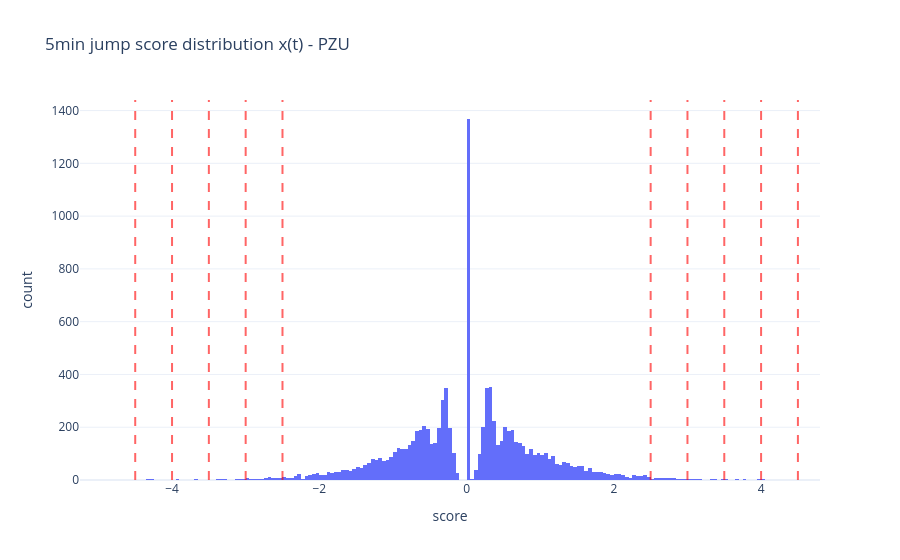
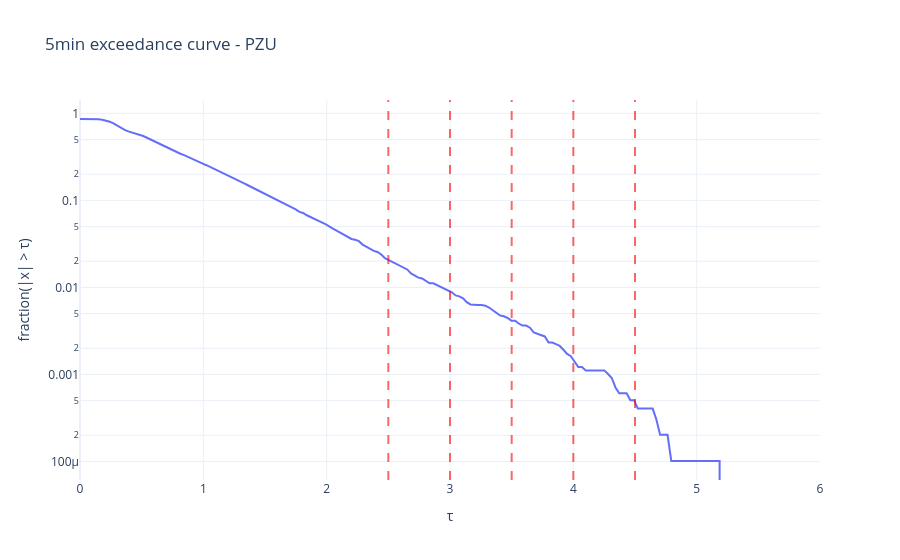
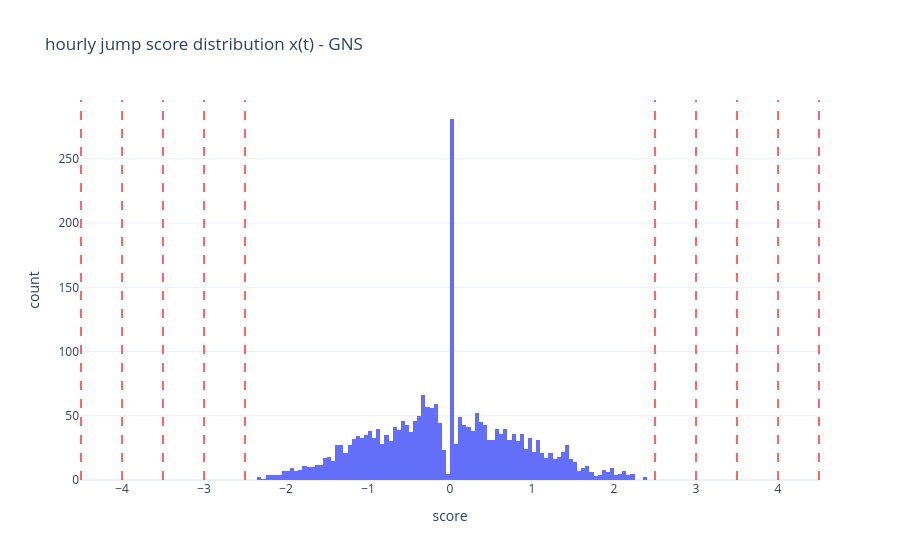
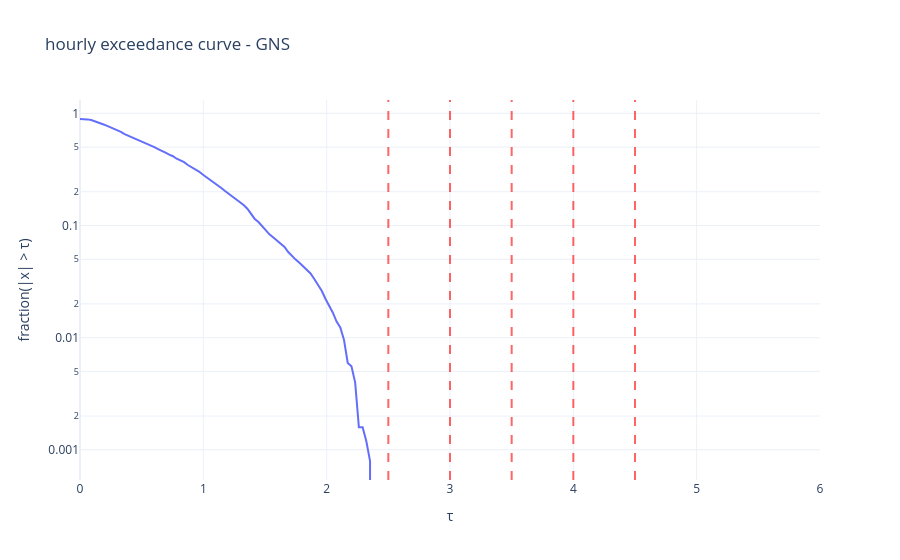

These figures' notebook cell, in order:
### Markdown cell above
### Jump-score distribution (x(t)) on a representative ticker

We compute the full score series once; thresholds only change how many events are selected.

### Code cell
def plot_score_diagnostics(freq: Freq, dfs: Dict[str, pd.DataFrame]) -> None:
    if not dfs:
        return
    sample_ticker, sample_df = max(dfs.items(), key=lambda kv: len(kv[1]))
    scores_df = compute_jump_score(sample_df, price_col="close")
    print(f"[{freq}] Score series for {sample_ticker}: n={len(scores_df)}")

    fig_hist = px.histogram(
        scores_df.reset_index(),
        x="score",
        nbins=200,
        title=f"{freq} jump score distribution x(t) - {sample_ticker}",
    )
    for thr in thresholds_for_freq(freq):
        fig_hist.add_vline(x=thr, line_dash="dash", line_color="red", opacity=0.6)
        fig_hist.add_vline(x=-thr, line_dash="dash", line_color="red", opacity=0.6)
    fig_hist.update_layout(template="plotly_white")
    fig_hist.write_html(out_dir_freq(freq) / f"score_hist_{freq}.html")
    fig_hist.show()

    abs_x = scores_df["score"].abs().to_numpy(dtype=float)
    tau_grid = np.linspace(0.0, max(6.0, float(np.nanpercentile(abs_x, 99.9))), 200)
    tail = [(abs_x > t).mean() for t in tau_grid]

    fig_tail = go.Figure()
    fig_tail.add_trace(go.Scatter(x=tau_grid, y=tail, mode="lines", name="P(|x|>τ)"))
    for thr in thresholds_for_freq(freq):
        fig_tail.add_vline(x=thr, line_dash="dash", line_color="red", opacity=0.6)
    fig_tail.update_layout(
        title=f"{freq} exceedance curve - {sample_ticker}",
        xaxis_title="τ",
        yaxis_title="fraction(|x| > τ)",
        template="plotly_white",
        yaxis_type="log",
    )
    fig_tail.write_html(out_dir_freq(freq) / f"score_exceedance_{freq}.html")
    fig_tail.show()


for freq in ("5min", "hourly", "daily"):
    plot_score_diagnostics(freq, dfs_by_freq[freq])

### Figure 1 — Plotly figure (JSON) as saved in the notebook; plotly's stock layout.template omitted (floating-point values rounded to 4 significant figures; data arrays with more than 128 entries replaced by an {"elided": "..."} marker saying what was removed)
{"data": [{"bingroup": "x", "hovertemplate": "score=%{x}<br>count=%{y}<extra></extra>", "legendgroup": "", "marker": {"color": "#636efa", "pattern": {"shape": ""}}, "name": "", "nbinsx": 200, "orientation": "v", "showlegend": false, "type": "histogram", "x": {"elided": "9882 float values"}, "xaxis": "x", "yaxis": "y"}], "layout": {"barmode": "relative", "legend": {"tracegroupgap": 0}, "shapes": [{"line": {"color": "red", "dash": "dash"}, "opacity": 0.6, "type": "line", "x0": 2.5, "x1": 2.5, "xref": "x", "y0": 0, "y1": 1, "yref": "y domain"}, {"line": {"color": "red", "dash": "dash"}, "opacity": 0.6, "type": "line", "x0": -2.5, "x1": -2.5, "xref": "x", "y0": 0, "y1": 1, "yref": "y domain"}, {"line": {"color": "red", "dash": "dash"}, "opacity": 0.6, "type": "line", "x0": 3, "x1": 3, "xref": "x", "y0": 0, "y1": 1, "yref": "y domain"}, {"line": {"color": "red", "dash": "dash"}, "opacity": 0.6, "type": "line", "x0": -3, "x1": -3, "xref": "x", "y0": 0, "y1": 1, "yref": "y domain"}, {"line": {"color": "red", "dash": "dash"}, "opacity": 0.6, "type": "line", "x0": 3.5, "x1": 3.5, "xref": "x", "y0": 0, "y1": 1, "yref": "y domain"}, {"line": {"color": "red", "dash": "dash"}, "opacity": 0.6, "type": "line", "x0": -3.5, "x1": -3.5, "xref": "x", "y0": 0, "y1": 1, "yref": "y domain"}, {"line": {"color": "red", "dash": "dash"}, "opacity": 0.6, "type": "line", "x0": 4, "x1": 4, "xref": "x", "y0": 0, "y1": 1, "yref": "y domain"}, {"line": {"color": "red", "dash": "dash"}, "opacity": 0.6, "type": "line", "x0": -4, "x1": -4, "xref": "x", "y0": 0, "y1": 1, "yref": "y domain"}, {"line": {"color": "red", "dash": "dash"}, "opacity": 0.6, "type": "line", "x0": 4.5, "x1": 4.5, "xref": "x", "y0": 0, "y1": 1, "yref": "y domain"}, {"line": {"color": "red", "dash": "dash"}, "opacity": 0.6, "type": "line", "x0": -4.5, "x1": -4.5, "xref": "x", "y0": 0, "y1": 1, "yref": "y domain"}], "title": {"text": "5min jump score distribution x(t) - PZU"}, "xaxis": {"anchor": "y", "domain": [0, 1], "title": {"text": "score"}}, "yaxis": {"anchor": "x", "domain": [0, 1], "title": {"text": "count"}}}}

### Figure 2 — Plotly figure (JSON) as saved in the notebook; plotly's stock layout.template omitted (floating-point values rounded to 4 significant figures; data arrays with more than 128 entries replaced by an {"elided": "..."} marker saying what was removed)
{"data": [{"mode": "lines", "name": "P(|x|>τ)", "type": "scatter", "x": {"elided": "200 float values"}, "y": {"elided": "200 float values"}}], "layout": {"shapes": [{"line": {"color": "red", "dash": "dash"}, "opacity": 0.6, "type": "line", "x0": 2.5, "x1": 2.5, "xref": "x", "y0": 0, "y1": 1, "yref": "y domain"}, {"line": {"color": "red", "dash": "dash"}, "opacity": 0.6, "type": "line", "x0": 3, "x1": 3, "xref": "x", "y0": 0, "y1": 1, "yref": "y domain"}, {"line": {"color": "red", "dash": "dash"}, "opacity": 0.6, "type": "line", "x0": 3.5, "x1": 3.5, "xref": "x", "y0": 0, "y1": 1, "yref": "y domain"}, {"line": {"color": "red", "dash": "dash"}, "opacity": 0.6, "type": "line", "x0": 4, "x1": 4, "xref": "x", "y0": 0, "y1": 1, "yref": "y domain"}, {"line": {"color": "red", "dash": "dash"}, "opacity": 0.6, "type": "line", "x0": 4.5, "x1": 4.5, "xref": "x", "y0": 0, "y1": 1, "yref": "y domain"}], "title": {"text": "5min exceedance curve - PZU"}, "xaxis": {"title": {"text": "τ"}}, "yaxis": {"title": {"text": "fraction(|x| > τ)"}, "type": "log"}}}

### Figure 3 — Plotly figure (JSON) as saved in the notebook; plotly's stock layout.template omitted (floating-point values rounded to 4 significant figures; data arrays with more than 128 entries replaced by an {"elided": "..."} marker saying what was removed)
{"data": [{"bingroup": "x", "hovertemplate": "score=%{x}<br>count=%{y}<extra></extra>", "legendgroup": "", "marker": {"color": "#636efa", "pattern": {"shape": ""}}, "name": "", "nbinsx": 200, "orientation": "v", "showlegend": false, "type": "histogram", "x": {"elided": "2517 float values"}, "xaxis": "x", "yaxis": "y"}], "layout": {"barmode": "relative", "legend": {"tracegroupgap": 0}, "shapes": [{"line": {"color": "red", "dash": "dash"}, "opacity": 0.6, "type": "line", "x0": 2.5, "x1": 2.5, "xref": "x", "y0": 0, "y1": 1, "yref": "y domain"}, {"line": {"color": "red", "dash": "dash"}, "opacity": 0.6, "type": "line", "x0": -2.5, "x1": -2.5, "xref": "x", "y0": 0, "y1": 1, "yref": "y domain"}, {"line": {"color": "red", "dash": "dash"}, "opacity": 0.6, "type": "line", "x0": 3, "x1": 3, "xref": "x", "y0": 0, "y1": 1, "yref": "y domain"}, {"line": {"color": "red", "dash": "dash"}, "opacity": 0.6, "type": "line", "x0": -3, "x1": -3, "xref": "x", "y0": 0, "y1": 1, "yref": "y domain"}, {"line": {"color": "red", "dash": "dash"}, "opacity": 0.6, "type": "line", "x0": 3.5, "x1": 3.5, "xref": "x", "y0": 0, "y1": 1, "yref": "y domain"}, {"line": {"color": "red", "dash": "dash"}, "opacity": 0.6, "type": "line", "x0": -3.5, "x1": -3.5, "xref": "x", "y0": 0, "y1": 1, "yref": "y domain"}, {"line": {"color": "red", "dash": "dash"}, "opacity": 0.6, "type": "line", "x0": 4, "x1": 4, "xref": "x", "y0": 0, "y1": 1, "yref": "y domain"}, {"line": {"color": "red", "dash": "dash"}, "opacity": 0.6, "type": "line", "x0": -4, "x1": -4, "xref": "x", "y0": 0, "y1": 1, "yref": "y domain"}, {"line": {"color": "red", "dash": "dash"}, "opacity": 0.6, "type": "line", "x0": 4.5, "x1": 4.5, "xref": "x", "y0": 0, "y1": 1, "yref": "y domain"}, {"line": {"color": "red", "dash": "dash"}, "opacity": 0.6, "type": "line", "x0": -4.5, "x1": -4.5, "xref": "x", "y0": 0, "y1": 1, "yref": "y domain"}], "title": {"text": "hourly jump score distribution x(t) - GNS"}, "xaxis": {"anchor": "y", "domain": [0, 1], "title": {"text": "score"}}, "yaxis": {"anchor": "x", "domain": [0, 1], "title": {"text": "count"}}}}

### Figure 4 — Plotly figure (JSON) as saved in the notebook; plotly's stock layout.template omitted (floating-point values rounded to 4 significant figures; data arrays with more than 128 entries replaced by an {"elided": "..."} marker saying what was removed)
{"data": [{"mode": "lines", "name": "P(|x|>τ)", "type": "scatter", "x": {"elided": "200 float values"}, "y": {"elided": "200 float values"}}], "layout": {"shapes": [{"line": {"color": "red", "dash": "dash"}, "opacity": 0.6, "type": "line", "x0": 2.5, "x1": 2.5, "xref": "x", "y0": 0, "y1": 1, "yref": "y domain"}, {"line": {"color": "red", "dash": "dash"}, "opacity": 0.6, "type": "line", "x0": 3, "x1": 3, "xref": "x", "y0": 0, "y1": 1, "yref": "y domain"}, {"line": {"color": "red", "dash": "dash"}, "opacity": 0.6, "type": "line", "x0": 3.5, "x1": 3.5, "xref": "x", "y0": 0, "y1": 1, "yref": "y domain"}, {"line": {"color": "red", "dash": "dash"}, "opacity": 0.6, "type": "line", "x0": 4, "x1": 4, "xref": "x", "y0": 0, "y1": 1, "yref": "y domain"}, {"line": {"color": "red", "dash": "dash"}, "opacity": 0.6, "type": "line", "x0": 4.5, "x1": 4.5, "xref": "x", "y0": 0, "y1": 1, "yref": "y domain"}], "title": {"text": "hourly exceedance curve - GNS"}, "xaxis": {"title": {"text": "τ"}}, "yaxis": {"title": {"text": "fraction(|x| > τ)"}, "type": "log"}}}
